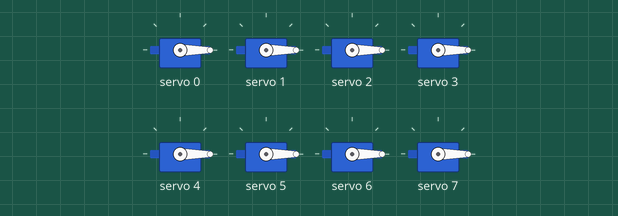
Simulated run of this sketch. Board: Arduino Nano, built with avr-gcc and run on an emulated ATmega328P. Shown: 8 × servo. Random numbers use the default seed unless the sketch sets one.

Above: at 4.3 s.
At 14.1 s:
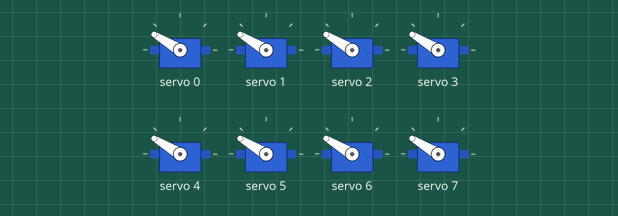
At 23.9 s:
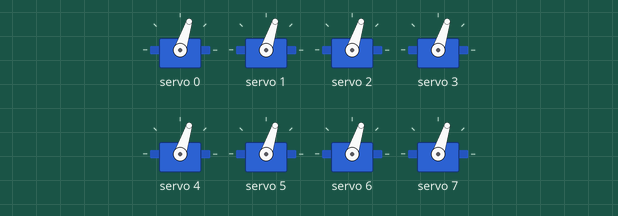
At 29.5 s:
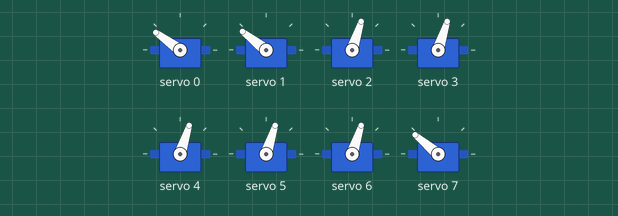
At 34.0 s:
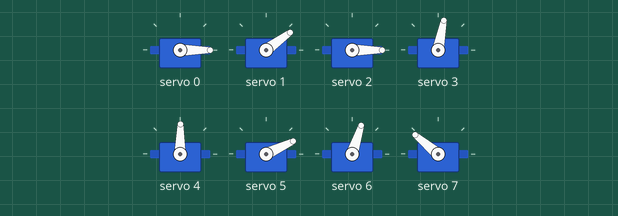
At 38.5 s:
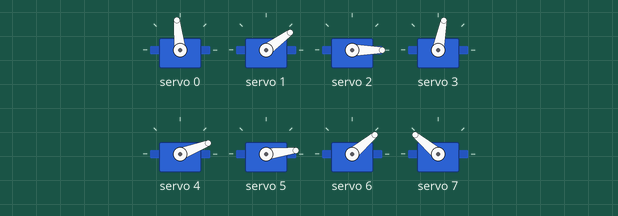
Timing chart, 0 to 40.0 s (numbered marks = the images above):
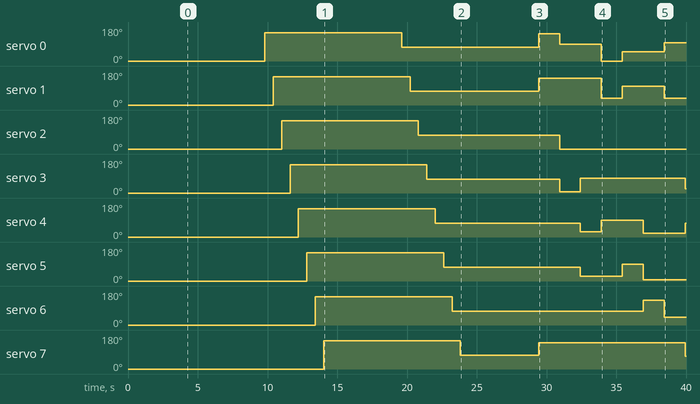

Measured:
- by itself, servo 0: 0° → 149° at 9.8 s, → 72° 9.8 s later, → 144° 9.8 s later, → 90° 1.5 s later, … (7 changes in this stretch)
- by itself, servo 1: 0° → 149° at 10.4 s, → 72° 9.8 s later, → 142° 9.2 s later, → 36° 4.5 s later, … (6 changes in this stretch)
- by itself, servo 2: 0° → 149° at 11.0 s, → 72° 9.8 s later, → 0° 10.1 s later
- by itself, servo 3: 0° → 149° at 11.6 s, → 72° 9.8 s later, → 7° 9.5 s later, → 79° 1.5 s later, … (5 changes in this stretch)
- by itself, servo 4: 0° → 149° at 12.2 s, → 72° 9.8 s later, → 29° 10.4 s later, → 89° 1.5 s later, … (6 changes in this stretch)
- by itself, servo 5: 0° → 149° at 12.8 s, → 72° 9.8 s later, → 25° 9.8 s later, → 90° 3.0 s later, … (5 changes in this stretch)
- by itself, servo 6: 0° → 149° at 13.4 s, → 72° 9.8 s later, → 132° 13.7 s later, → 40° 1.5 s later
- by itself, servo 7: 0° → 149° at 14.0 s, → 72° 9.8 s later, → 140° 5.6 s later, → 67° 10.5 s later

The sketch:

PumpkinEyes.ino
```cpp
// Pumpkin Eyes - Arduino Nano ESP32 + PCA9685, one SG90 servo per eyeball
// Start sequence (servos one at a time): MIN_ANGLE -> MAX_ANGLE -> midpoint
// (hold 5s after each step). Then keeps picking EYES_PER_MOVE different random
// servos and jumping each to its own random position between MIN_ANGLE and MAX_ANGLE.
// Each new position is at least MIN_CHANGE degrees from that servo's last.
//
// Wiring: PCA9685 SDA -> A4, SCL -> A5, VCC -> 3.3V, GND -> GND.
// Servo power (5V) goes to the PCA9685 screw terminal, not the Nano.
// Needs the "Adafruit PWM Servo Driver Library" (Library Manager).

#include <Wire.h>
#include <Adafruit_PWMServoDriver.h>

const int SERVO_CHANNELS[] = {0, 1, 2, 3, 4, 5, 6, 7}; // one PCA9685 channel per eye
const int SERVO_COUNT = sizeof(SERVO_CHANNELS) / sizeof(SERVO_CHANNELS[0]);
const int MIN_ANGLE = 0;
const int MAX_ANGLE = 150;
const int MIN_CHANGE = 40;      // minimum difference from previous position
const int EYES_PER_MOVE = 3;    // how many different eyes move together
const int START_HOLD_MS = 5000; // hold time for each start sequence position
const int HOLD_MS = 1500;       // hold time after each group of random moves
const int STAGGER_MS = 600;     // gap between servos during start up (one full move)

// SG90 pulse range for 0 and 180 degrees. Narrow these if a servo buzzes
// or strains at either end.
const int SERVO_MIN_US = 500;
const int SERVO_MAX_US = 2400;
const int SERVO_FREQ_HZ = 50;

const int START_SEQUENCE[] = {MIN_ANGLE, MAX_ANGLE, (MIN_ANGLE + MAX_ANGLE)/2};
const int START_SEQUENCE_LEN = sizeof(START_SEQUENCE) / sizeof(START_SEQUENCE[0]);

Adafruit_PWMServoDriver pwm = Adafruit_PWMServoDriver(); // default address 0x40
int currentAngles[SERVO_COUNT];

void moveTo(int servo, int target) {
  currentAngles[servo] = target;
  int us = map(target, 0, 180, SERVO_MIN_US, SERVO_MAX_US);
  pwm.writeMicroseconds(SERVO_CHANNELS[servo], us);
}

// Moves servos one at a time, waiting STAGGER_MS between each, so only
// one servo draws movement current at a time.
void moveAllTo(int target) {
  for (int s = 0; s < SERVO_COUNT; s++) {
    moveTo(s, target);
    delay(STAGGER_MS);
  }
}

int pickNextAngle(int previous) {
  int next;
  do {
    next = random(MIN_ANGLE, MAX_ANGLE + 1);
  } while (abs(next - previous) < MIN_CHANGE);
  return next;
}

void setup() {
  pwm.begin();
  pwm.setOscillatorFrequency(27000000);
  pwm.setPWMFreq(SERVO_FREQ_HZ);
  delay(10);

  // The PCA9685 sends no pulses until a channel is written, so servos stay
  // put until the start sequence reaches them.
  for (int i = 0; i < START_SEQUENCE_LEN; i++) {
    moveAllTo(START_SEQUENCE[i]);
    delay(START_HOLD_MS);
  }
}

// Fills picks[] with count different servo indexes, in random order
// (a partial Fisher-Yates shuffle).
void pickServos(int picks[], int count) {
  int order[SERVO_COUNT];
  for (int s = 0; s < SERVO_COUNT; s++) {
    order[s] = s;
  }
  for (int i = 0; i < count; i++) {
    int j = random(i, SERVO_COUNT);
    int tmp = order[i];
    order[i] = order[j];
    order[j] = tmp;
    picks[i] = order[i];
  }
}

void loop() {
  const int count = min(EYES_PER_MOVE, SERVO_COUNT);
  int picks[SERVO_COUNT];
  pickServos(picks, count);

  for (int i = 0; i < count; i++) {
    moveTo(picks[i], pickNextAngle(currentAngles[picks[i]]));
  }
  delay(HOLD_MS);
}
```
